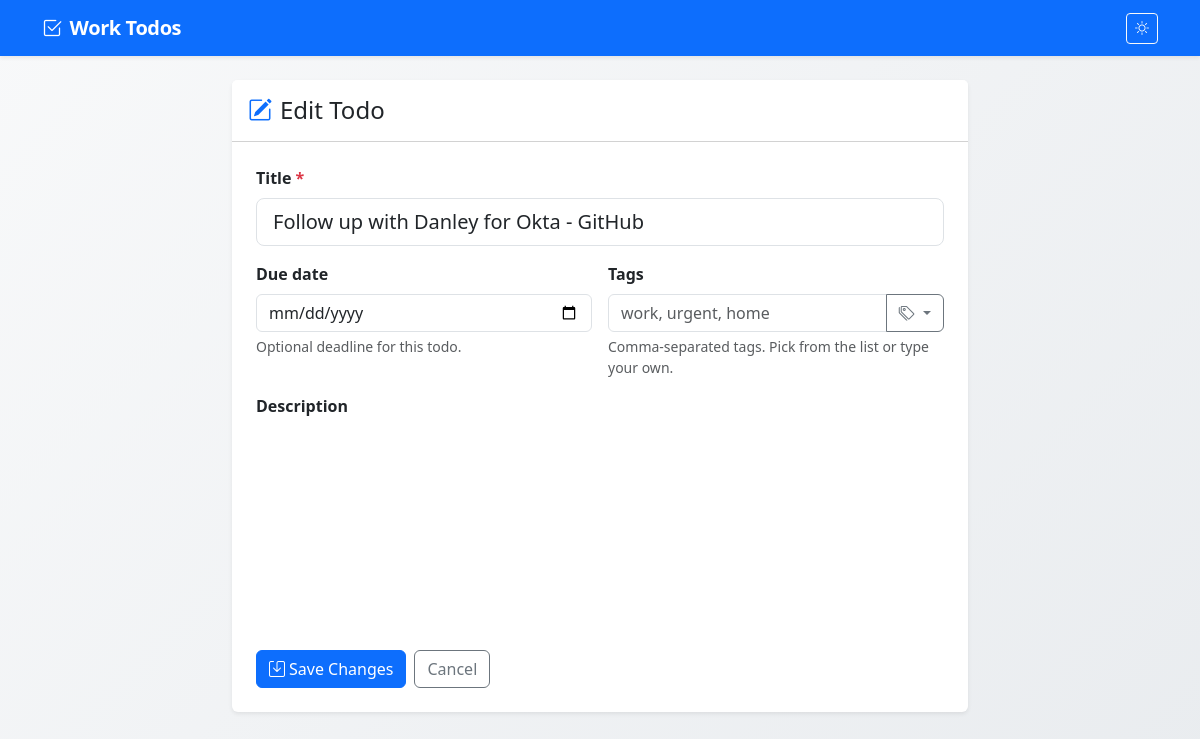
/todos/1/edit, run on an earlier commit of the app's database.
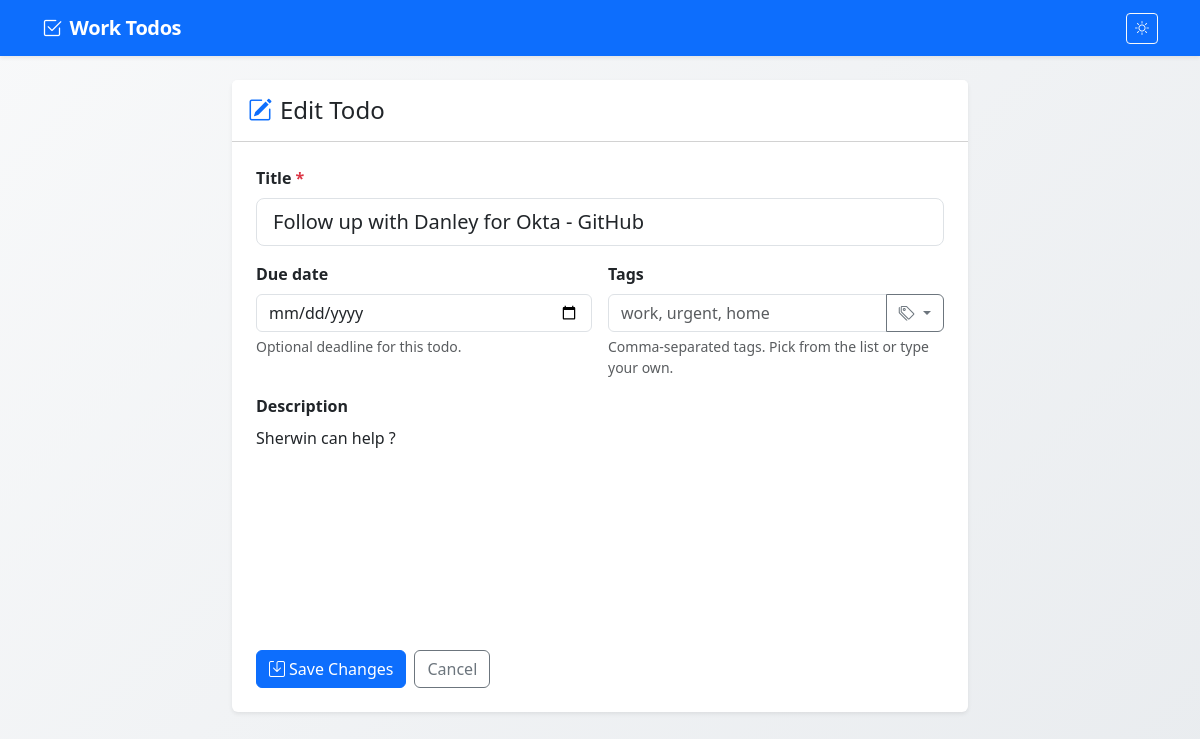
And on a later commit of the database.
### app.py (models this page shows, shortened)
class Todo(db.Model):
    id = db.Column(db.Integer, primary_key=True)
    title = db.Column(db.String(200), nullable=False)
    description = db.Column(db.Text, default="")
    created_at = db.Column(db.DateTime, default=lambda: datetime.now(timezone.utc), nullable=False)
    due_date = db.Column(db.Date, nullable=True)
    completed = db.Column(db.Boolean, default=False, nullable=False)
    sort_order = db.Column(db.Integer, default=0, nullable=False, index=True)
    categories = db.relationship("Category", secondary=todo_categories, back_populates="todos")

### app.py (the view, shortened to what this page needs)
@app.route("/todos/<int:todo_id>/edit", methods=["GET", "POST"])
def edit_todo(todo_id):
    todo = db.get_or_404(Todo, todo_id)
    tags = ", ".join(category.display_name for category in sorted(todo.categories, key=lambda c: c.name))
    due_date = todo.due_date.isoformat() if todo.due_date else ""
    return render_template(
        "form.html",
        **form_context(todo=todo, title=todo.title, description=todo.description, due_date=due_date, tags=tags),
    )

### app.py (called while the page is built)
def get_available_categories(filter_status="all", include_ids=None):
    return CategoryRepository(db, Category, Todo).get_available(filter_status, include_ids)

def form_context(todo=None, title="", description="", due_date="", tags=""):
    return {
        "todo": todo,
        "title": title,
        "description": description,
        "due_date": due_date,
        "tags": tags,
        "available_categories": get_available_categories(),
    }

### templates/form.html (shortened to what this page needs)
{% extends "base.html" %}
{% block content %}
<div class="row justify-content-center">
    <div class="col-lg-8">
        <div class="card shadow-sm border-0">
            <div class="card-header bg-body py-3">
                <h1 class="h4 mb-0">
                    {% if todo %}
                        <i class="bi bi-pencil-square me-2 text-primary"></i>Edit Todo
                    {% else %}
                        <i class="bi bi-plus-circle me-2 text-primary"></i>New Todo
                    {% endif %}
                </h1>
            </div>
            <div class="card-body p-4">
                <form method="post" id="todo-form">
                    <div class="mb-3">
                        <label for="title" class="form-label fw-semibold">Title <span class="text-danger">*</span></label>
                        <input type="text" class="form-control form-control-lg" id="title" name="title"
                               value="{{ title }}" placeholder="What needs to be done?" required maxlength="200">
                    </div>
                    <div class="row g-3 mb-3">
                        <div class="col-md-6">
                            <label for="due_date" class="form-label fw-semibold">Due date</label>
                            <input type="date" class="form-control" id="due_date" name="due_date" value="{{ due_date }}">
                            <div class="form-text">Optional deadline for this todo.</div>
                        </div>
                        <div class="col-md-6">
                            <label for="tags" class="form-label fw-semibold">Tags</label>
                            <div class="tag-combobox position-relative">
                                <div class="input-group">
                                    <input type="text" class="form-control" id="tags" name="tags" value="{{ tags }}"
                                           placeholder="work, urgent, home" autocomplete="off"
                                           aria-expanded="false" aria-controls="tag-suggestions-panel"
                                           aria-autocomplete="list" role="combobox">
                                    <button type="button" class="btn btn-outline-secondary dropdown-toggle"
                                            id="tags-dropdown-toggle" data-bs-toggle="dropdown"
                                            aria-expanded="false" title="Browse all tags">
                                        <i class="bi bi-tags"></i>
                                    </button>
                                </div>
                            </div>
                            <div class="form-text">Comma-separated tags. Pick from the list or type your own.</div>
                        </div>
                    </div>
                    <div class="mb-4">
                        <label class="form-label fw-semibold">Description</label>
                        <div id="editor">{{ description | safe }}</div>
                    </div>
                    <div class="d-flex gap-2">
                        <button type="submit" class="btn btn-primary">
                            <i class="bi bi-save me-1"></i>{% if todo %}Save Changes{% else %}Create Todo{% endif %}
                        </button>
                        <a href="{{ url_for('index') }}" class="btn btn-outline-secondary">Cancel</a>
                    </div>
                </form>
            </div>
        </div>
    </div>
</div>
{% endblock %}

What changed in the data, as far as the page shows it:
changed Todo "Follow up with Danley for Okta - GitHub": description (not shown) → "Sherwin can help ?"
